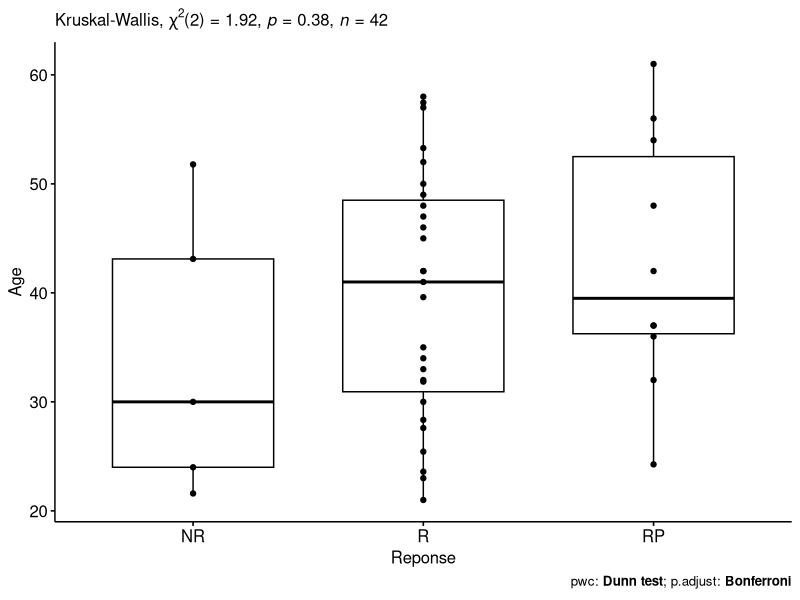

Write the R code that produced this figure.
# Test stat kruskal Willis puis DUNN sur les Reponses en fct de l'age

library(openxlsx)
library(dplyr)
library(ggpubr)
library(rstatix)
library(ggplot2)

rm(list = ls())

data<- read.xlsx("data/unique_patient.xlsx")
data<- data[data$Reponse != "NC",] #supprime tout les NC

data %>% sample_n_by(Reponse, size = 1)
data <- data %>%
  reorder_levels(Reponse, order = c( "NR","R", "RP"))
summary(data)

print(data %>% 
        group_by(Reponse) %>%
        get_summary_stats(`Age`, type = "common"))

# Test kruskal
res.kruskal <- data %>% kruskal_test(formula(paste0( 'Age'," ~ Reponse")))
print(res.kruskal)

# Taille de l’effet
print(data %>% kruskal_effsize(formula(paste0('Age'," ~ Reponse"))))

# Comparaisons par paires test de Dunn
pwc <- data %>% 
  dunn_test(formula(paste0('Age'," ~ Reponse")), p.adjust.method = "bonferroni") 
print(pwc)

# Visualisation : Boxplots avec p-values
pwc <- pwc %>% add_xy_position(x = "Reponse")
print(ggboxplot(data, x = "Reponse", y = 'Age') +
        geom_point()+
        stat_pvalue_manual(pwc, hide.ns = TRUE) +
        labs(
          subtitle = get_test_label(res.kruskal, detailed = TRUE),
          caption = get_pwc_label(pwc)))

